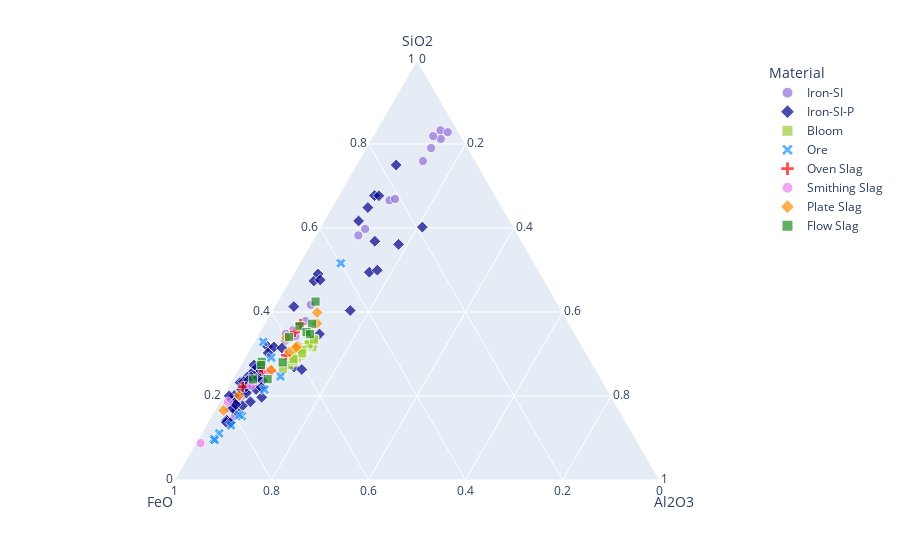

The notebook cell this image was saved under:
### Code cell
# Ternary SI-Fe-AL system
#you can use the df ms_nor for al the subsamples or df_samples for only one value for sample 
es = ["SiO2", "FeO","Al2O3"] 
df_n100 = ms_nor.loc[:, es].div(ms_nor.loc[:, es].sum(axis = 1), axis = 0)*100 # normalization at 100%
df_n100["Material"] = ms_nor["Material"].values

colors = ["dodgerblue","red","forestgreen",
          "darkorange","violet","yellowgreen",
          "mediumpurple", "darkblue"]
materials = ["Ore","Oven Slag",
             "Flow Slag","Plate Slag","Smithing Slag",
             "Bloom","Iron-SI","Iron-SI-P" ]
fig = px.scatter_ternary(df_n100, a="SiO2", b="FeO", c="Al2O3", color='Material',symbol ="Material",
                         size = [1]*ms_nor.shape[0], size_max = 6.5, color_discrete_map = dict(zip(materials, colors))
                        )
fig.show()
fig.write_image("./plots/mt_n100.png", engine = "kaleido", scale = 5)

### Figure 1 — Plotly figure (JSON) as saved in the notebook; plotly's stock layout.template omitted (floating-point values rounded to 4 significant figures)
{"data": [{"a": [83.24, 66.6, 79.02, 82.81, 75.94, 33.16, 66.9, 35.76, 41.73, 81.21, 59.77, 81.89, 58.24, 17.56, 21.84, 21.77, 34.25, 37.85, 26.05, 34.78, 15.21, 32.05, 23.81, 22.44, 22.77, 24.23, 20.02, 25.44, 26.21, 22.46, 23.77, 17.02, 19.17, 22.9, 26.34, 23.4, 24.85, 19.67], "b": [3.535, 22.37, 7.577, 2.269, 10.8, 60.56, 21.06, 57.6, 51.03, 4.497, 30.8, 5.704, 32.97, 78.65, 73.7, 73.57, 57.95, 54.07, 67.91, 59.65, 79.9, 58.56, 72.63, 73.89, 73.19, 72.18, 76.16, 69.36, 69.63, 73.06, 72.27, 80.21, 77.32, 73.57, 69.27, 73.14, 71.33, 77.16], "c": [13.22, 11.03, 13.4, 14.93, 13.26, 6.28, 12.03, 6.639, 7.24, 14.29, 9.43, 12.41, 8.795, 3.794, 4.457, 4.669, 7.799, 8.084, 6.047, 5.568, 4.896, 9.386, 3.565, 3.676, 4.048, 3.596, 3.818, 5.205, 4.152, 4.473, 3.959, 2.773, 3.51, 3.529, 4.389, 3.455, 3.818, 3.168], "hovertemplate": "Material=Iron-SI<br>SiO2=%{a}<br>FeO=%{b}<br>Al2O3=%{c}<br>size=%{marker.size}<extra></extra>", "legendgroup": "Iron-SI", "marker": {"color": "mediumpurple", "size": [1, 1, 1, 1, 1, 1, 1, 1, 1, 1, 1, 1, 1, 1, 1, 1, 1, 1, 1, 1, 1, 1, 1, 1, 1, 1, 1, 1, 1, 1, 1, 1, 1, 1, 1, 1, 1, 1], "sizemode": "area", "sizeref": 0.02367, "symbol": "circle"}, "mode": "markers", "name": "Iron-SI", "showlegend": true, "subplot": "ternary", "type": "scatterternary"}, {"a": [47.39, 31.76, 41.29, 67.72, 25.88, 61.68, 30.26, 49.04, 47.64, 27.37, 74.99, 64.86, 67.69, 56.11, 49.48, 56.84, 49.97, 60.21, 17.66, 14.05, 21.56, 23.45, 31.86, 34.75, 18.61, 21.4, 23.7, 19.71, 26.91, 40.36, 26.32, 21.22, 14.25, 22.06, 13.72, 13.66, 23.97, 23.96, 23.54, 20.1, 24.51, 24.49, 21.52, 19.05, 23.21, 23.41, 26.85, 31.68, 23.8, 16.47, 24.39, 20.7, 18.37, 17.07, 22.2, 20.03, 25.96, 31.42, 17.97], "b": [47.57, 64.9, 54.74, 24.89, 70.79, 31.21, 65.55, 45.88, 46.13, 69.91, 16.8, 27.7, 24.01, 25.75, 35.1, 30.27, 33.19, 18.79, 77.14, 82.03, 72.4, 72.96, 55.68, 52.73, 75.04, 74.71, 70.02, 72.17, 61.92, 43.59, 60.6, 75.54, 82.14, 71.09, 82.47, 81.68, 72.69, 72.05, 73.95, 77.64, 72.7, 71.95, 75.37, 78.65, 74.88, 74.01, 69.53, 63.65, 72.86, 79.07, 70.61, 74.82, 78.39, 79.46, 74.14, 78.72, 69.18, 62.16, 78.38], "c": [5.039, 3.331, 3.967, 7.384, 3.324, 7.115, 4.188, 5.082, 6.235, 2.72, 8.208, 7.442, 8.294, 18.14, 15.42, 12.88, 16.84, 21.0, 5.2, 3.925, 6.036, 3.585, 12.47, 12.52, 6.353, 3.89, 6.287, 8.121, 11.18, 16.05, 13.08, 3.236, 3.613, 6.85, 3.803, 4.663, 3.337, 3.986, 2.512, 2.259, 2.789, 3.562, 3.106, 2.298, 1.902, 2.578, 3.614, 4.672, 3.343, 4.456, 4.996, 4.48, 3.24, 3.477, 3.658, 1.255, 4.865, 6.423, 3.644], "hovertemplate": "Material=Iron-SI-P<br>SiO2=%{a}<br>FeO=%{b}<br>Al2O3=%{c}<br>size=%{marker.size}<extra></extra>", "legendgroup": "Iron-SI-P", "marker": {"color": "darkblue", "size": [1, 1, 1, 1, 1, 1, 1, 1, 1, 1, 1, 1, 1, 1, 1, 1, 1, 1, 1, 1, 1, 1, 1, 1, 1, 1, 1, 1, 1, 1, 1, 1, 1, 1, 1, 1, 1, 1, 1, 1, 1, 1, 1, 1, 1, 1, 1, 1, 1, 1, 1, 1, 1, 1, 1, 1, 1, 1, 1], "sizemode": "area", "sizeref": 0.02367, "symbol": "diamond"}, "mode": "markers", "name": "Iron-SI-P", "showlegend": true, "subplot": "ternary", "type": "scatterternary"}, {"a": [32.22, 32.91, 31.15, 30.55, 32.29, 31.73, 28.03, 31.3, 28.33, 32.29, 31.87, 32.08, 31.07, 29.63, 33.49, 31.92, 27.35, 31.59, 33.23, 30.08, 31.81, 32.24, 31.53, 29.05, 30.41, 32.32, 33.45, 31.17, 30.22, 28.45, 26.42, 30.91, 30.15, 28.82], "b": [55.96, 55.25, 57.66, 58.23, 55.76, 56.57, 61.55, 58.02, 61.67, 56.06, 56.51, 55.96, 57.83, 59.15, 54.7, 56.36, 62.69, 55.77, 54.55, 59.04, 56.71, 56.26, 57.69, 60.25, 59.18, 56.17, 54.5, 57.87, 59.57, 61.16, 64.44, 58.4, 58.61, 61.06], "c": [11.82, 11.84, 11.19, 11.22, 11.96, 11.7, 10.42, 10.68, 9.999, 11.65, 11.62, 11.95, 11.1, 11.21, 11.81, 11.72, 9.955, 12.64, 12.22, 10.88, 11.48, 11.5, 10.78, 10.7, 10.42, 11.5, 12.04, 10.95, 10.21, 10.39, 9.134, 10.69, 11.24, 10.12], "hovertemplate": "Material=Bloom<br>SiO2=%{a}<br>FeO=%{b}<br>Al2O3=%{c}<br>size=%{marker.size}<extra></extra>", "legendgroup": "Bloom", "marker": {"color": "yellowgreen", "size": [1, 1, 1, 1, 1, 1, 1, 1, 1, 1, 1, 1, 1, 1, 1, 1, 1, 1, 1, 1, 1, 1, 1, 1, 1, 1, 1, 1, 1, 1, 1, 1, 1, 1], "sizemode": "area", "sizeref": 0.02367, "symbol": "square"}, "mode": "markers", "name": "Bloom", "showlegend": true, "subplot": "ternary", "type": "scatterternary"}, {"a": [13.02, 11.1, 9.801, 24.66, 9.534, 15.23, 32.89, 21.53, 15.51, 29.17, 51.62], "b": [81.83, 85.23, 86.99, 65.82, 86.94, 78.5, 65.24, 70.7, 78.89, 65.46, 39.89], "c": [5.152, 3.67, 3.207, 9.525, 3.53, 6.274, 1.875, 7.771, 5.6, 5.377, 8.486], "hovertemplate": "Material=Ore<br>SiO2=%{a}<br>FeO=%{b}<br>Al2O3=%{c}<br>size=%{marker.size}<extra></extra>", "legendgroup": "Ore", "marker": {"color": "dodgerblue", "size": [1, 1, 1, 1, 1, 1, 1, 1, 1, 1, 1], "sizemode": "area", "sizeref": 0.02367, "symbol": "x"}, "mode": "markers", "name": "Ore", "showlegend": true, "subplot": "ternary", "type": "scatterternary"}, {"a": [25.93, 25.94, 29.7, 22.19, 37.18, 35.21], "b": [68.66, 67.04, 62.16, 74.84, 55.44, 57.57], "c": [5.415, 7.023, 8.144, 2.972, 7.386, 7.217], "hovertemplate": "Material=Oven Slag<br>SiO2=%{a}<br>FeO=%{b}<br>Al2O3=%{c}<br>size=%{marker.size}<extra></extra>", "legendgroup": "Oven Slag", "marker": {"color": "red", "size": [1, 1, 1, 1, 1, 1], "sizemode": "area", "sizeref": 0.02367, "symbol": "cross"}, "mode": "markers", "name": "Oven Slag", "showlegend": true, "subplot": "ternary", "type": "scatterternary"}, {"a": [25.84, 18.63, 22.47, 8.78], "b": [67.79, 79.69, 72.93, 90.23], "c": [6.365, 1.679, 4.597, 0.9868], "hovertemplate": "Material=Smithing Slag<br>SiO2=%{a}<br>FeO=%{b}<br>Al2O3=%{c}<br>size=%{marker.size}<extra></extra>", "legendgroup": "Smithing Slag", "marker": {"color": "violet", "size": [1, 1, 1, 1], "sizemode": "area", "sizeref": 0.02367, "symbol": "circle"}, "mode": "markers", "name": "Smithing Slag", "showlegend": true, "subplot": "ternary", "type": "scatterternary"}, {"a": [26.17, 20.1, 16.59, 39.87, 30.48, 37.24, 31.82, 31.57, 33.87], "b": [67.02, 76.65, 81.58, 50.65, 61.03, 52.0, 58.83, 59.16, 59.99], "c": [6.81, 3.252, 1.824, 9.481, 8.483, 10.75, 9.354, 9.275, 6.148], "hovertemplate": "Material=Plate Slag<br>SiO2=%{a}<br>FeO=%{b}<br>Al2O3=%{c}<br>size=%{marker.size}<extra></extra>", "legendgroup": "Plate Slag", "marker": {"color": "darkorange", "size": [1, 1, 1, 1, 1, 1, 1, 1, 1], "sizemode": "area", "sizeref": 0.02367, "symbol": "diamond"}, "mode": "markers", "name": "Plate Slag", "showlegend": true, "subplot": "ternary", "type": "scatterternary"}, {"a": [34.04, 36.6, 42.48, 24.01, 28.14, 37.2, 27.38, 23.95, 35.2, 28.03, 34.71], "b": [59.35, 55.91, 49.68, 68.79, 67.93, 52.99, 68.48, 71.85, 55.16, 63.69, 54.7], "c": [6.608, 7.485, 7.844, 7.198, 3.929, 9.802, 4.145, 4.2, 9.638, 8.272, 10.59], "hovertemplate": "Material=Flow Slag<br>SiO2=%{a}<br>FeO=%{b}<br>Al2O3=%{c}<br>size=%{marker.size}<extra></extra>", "legendgroup": "Flow Slag", "marker": {"color": "forestgreen", "size": [1, 1, 1, 1, 1, 1, 1, 1, 1, 1, 1], "sizemode": "area", "sizeref": 0.02367, "symbol": "square"}, "mode": "markers", "name": "Flow Slag", "showlegend": true, "subplot": "ternary", "type": "scatterternary"}], "layout": {"legend": {"itemsizing": "constant", "title": {"text": "Material"}, "tracegroupgap": 0}, "margin": {"t": 60}, "ternary": {"aaxis": {"title": {"text": "SiO2"}}, "baxis": {"title": {"text": "FeO"}}, "caxis": {"title": {"text": "Al2O3"}}, "domain": {"x": [0, 1], "y": [0, 1]}}}}
